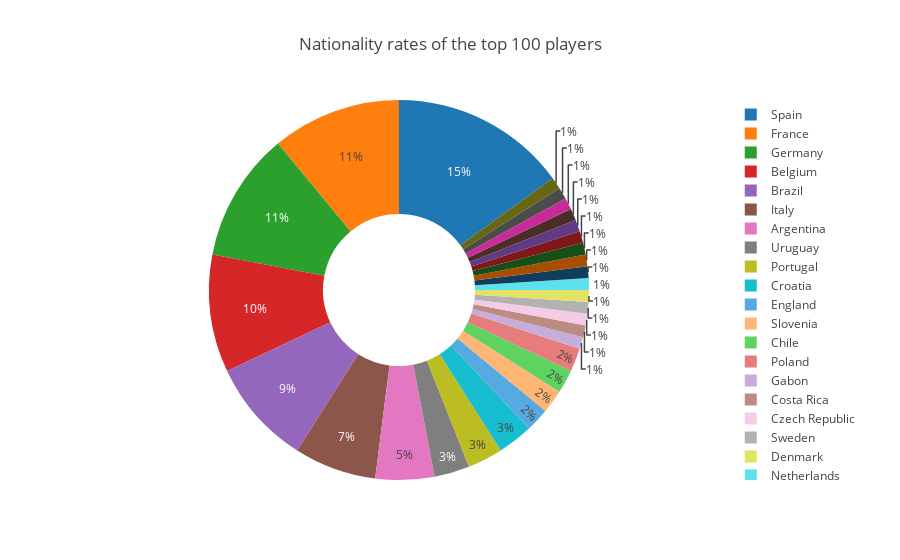

The code cell stored with this chart in its notebook:
### Markdown cell above
# Donut Chart for Nationality rate of Top 100 players accoding to thir Club rate

### Code cell
#Prepare Data Frame
d_frame = dataset.iloc[:100,:]
donut= d_frame.Nationality.value_counts()
labels = d_frame.Nationality.value_counts().index #Country names of the top 100 players

#Creat Figure
fig = {
    "data":
    [
        {
            "values": donut,
            "labels": labels,
            "domain": {"x": [0, 1]},
            "name": "Clubs Rate",
            "hoverinfo": "label+percent+name",
            "hole": .4,
            "type": "pie"
        }, 
    ],
    "layout":
    {
        "title":"Nationality rates of the top 100 players",
        "annotations":
        [
            { 
                "font":{"size":20},
                "showarrow":False,
                "text": "",
                "x": 0,
                "y": 1
            },
        ]
    }
}
iplot(fig)

### Figure 1 — Plotly figure (JSON) as saved in the notebook; plotly's stock layout.template omitted (floating-point values rounded to 4 significant figures)
{"data": [{"domain": {"x": [0, 1]}, "hole": 0.4, "hoverinfo": "label+percent+name", "labels": ["Spain", "France", "Germany", "Belgium", "Brazil", "Italy", "Argentina", "Uruguay", "Portugal", "Croatia", "England", "Slovenia", "Chile", "Poland", "Gabon", "Costa Rica", "Czech Republic", "Sweden", "Denmark", "Netherlands", "Austria", "Colombia", "Bosnia Herzegovina", "Greece", "Wales", "Senegal", "Armenia", "Slovakia", "Ivory Coast"], "name": "Clubs Rate", "type": "pie", "uid": "cdf9c0a9-a52d-4eed-9bd1-8c674cca4338", "values": [15, 11, 11, 10, 9, 7, 5, 3, 3, 3, 2, 2, 2, 2, 1, 1, 1, 1, 1, 1, 1, 1, 1, 1, 1, 1, 1, 1, 1]}], "layout": {"annotations": [{"font": {"size": 20}, "showarrow": false, "text": "", "x": 0, "y": 1}], "title": {"text": "Nationality rates of the top 100 players"}}}
